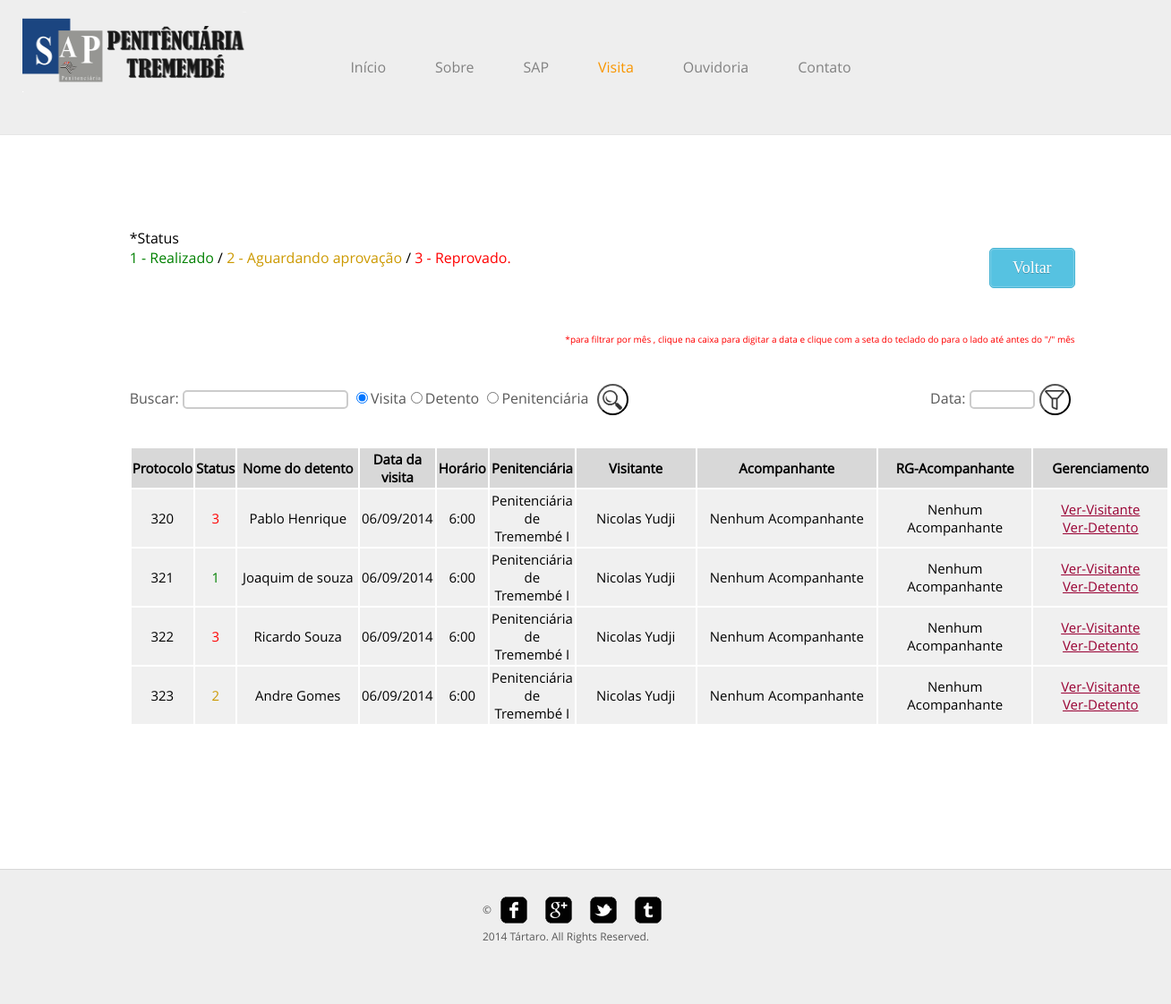
Screenshot of /visita3.php (signed in) with the database file from the repository.
### tables this page shows
CREATE TABLE IF NOT EXISTS `calendariov` (
  `id_calv` int(4) NOT NULL AUTO_INCREMENT,
  `data_calv` varchar(10) NOT NULL,
  `horario_calv` varchar(5) NOT NULL,
  `penit_calv` varchar(35) NOT NULL,
  `id_vis` varchar(20) DEFAULT NULL,
  `id_det` int(4) DEFAULT NULL,
  `acomp_vis` varchar(35) DEFAULT NULL,
  `acomp2_vis` varchar(50) DEFAULT NULL,
  `acomp3_vis` varchar(50) DEFAULT NULL,
  `acomp_rg` varchar(12) DEFAULT NULL,
  `acomp2_rg` varchar(12) DEFAULT NULL,
  `acomp3_rg` varchar(12) DEFAULT NULL,
  `status` int(4) DEFAULT NULL,
  PRIMARY KEY (`id_calv`),
  KEY `id_vis_fk` (`id_vis`),
  KEY `id_det_fk` (`id_det`)
);

CREATE TABLE IF NOT EXISTS `detento` (
  `nome_det` varchar(35) NOT NULL,
  `cpf_det` char(14) NOT NULL,
  `rg_det` varchar(15) NOT NULL,
  `sexo_det` varchar(9) NOT NULL,
  `id_det` int(4) NOT NULL AUTO_INCREMENT,
  `rua_det` varchar(35) NOT NULL,
  `bairro_det` varchar(35) NOT NULL,
  `numero_det` varchar(8) NOT NULL,
  `cep_det` char(9) NOT NULL,
  `uf_det` char(2) NOT NULL,
  `pena_det` varchar(30) NOT NULL,
  `entrada_det` char(10) NOT NULL,
  `saida_det` char(10) NOT NULL,
  `auxilio_det` varchar(3) NOT NULL,
  `autoridade_det` varchar(35) NOT NULL,
  `antecedentes_det` varchar(250) DEFAULT NULL,
  `cidade_det` varchar(35) NOT NULL,
  `dt_nasc_det` char(10) NOT NULL,
  `acusação_det` varchar(50) NOT NULL,
  `telefone_det` varchar(13) NOT NULL,
  `id_pen` int(4) NOT NULL,
  `complemento_det` varchar(50) DEFAULT NULL,
  `pai_det` varchar(35) NOT NULL,
  `mae_det` varchar(35) NOT NULL,
  `cela_det` varchar(4) NOT NULL,
  `bloco_det` varchar(4) NOT NULL,
  `det_estado` varchar(7) NOT NULL,
  `id_cela` int(11) NOT NULL,
  `id_vis` int(4) DEFAULT NULL,
  PRIMARY KEY (`id_det`),
  UNIQUE KEY `cpf_det` (`cpf_det`),
  KEY `id_det` (`id_det`),
  KEY `rua_det` (`rua_det`),
  KEY `id_pen` (`id_pen`),
  KEY `id_cela` (`id_cela`)
);

CREATE TABLE IF NOT EXISTS `visitas` (
  `nome_vis` varchar(35) NOT NULL,
  `cep_vis` varchar(9) NOT NULL,
  `rua_vis` varchar(35) NOT NULL,
  `bairro_vis` varchar(35) NOT NULL,
  `numero_vis` varchar(8) NOT NULL,
  `telefone_vis` varchar(14) NOT NULL,
  `cidade_vis` varchar(35) NOT NULL,
  `email_vis` varchar(35) NOT NULL,
  `senha_vis` varchar(100) NOT NULL,
  `dt_nasc_vis` varchar(10) NOT NULL,
  `uf_vis` varchar(2) NOT NULL,
  `rg_vis` varchar(11) NOT NULL,
  `sexo_vis` varchar(9) NOT NULL,
  `complemento_vis` varchar(50) NOT NULL,
  `id_vis` int(4) NOT NULL AUTO_INCREMENT,
  `cpf_vis` varchar(11) NOT NULL,
  `nivel_vis` int(1) DEFAULT NULL,
  PRIMARY KEY (`id_vis`)
);

### views/visita3.php (the view, shortened to what this page needs)
<?php
include("header.php");
?>
  <div id="header">
			<div class="logo">
				<a href="index.php"></a>
			</div>
			<ul id="navigation">
				<li>
					<a href="index.php">Início</a>
				</li>
				<li>
					<a href="sobre.php">Sobre</a>
				</li>
				<li>
					<a href="sap.php">SAP</a>
				</li>
				<li class="active">
					<a href="visita.php">Visita</a>
				</li>
				<li>
					<a href="ouvidoria.php">Ouvidoria</a>
				</li>
				<li>
					<a href="contato.php">Contato</a>
				</li>
			</ul>
		</div>
	<div id="contents2">
		<div class="features">
		 *Status <br><a style="color:green";>1 - Realizado</a>   /  <a style="color:#CC9900;">2 - Aguardando aprovação</a>    /    <a style="color:red";>3 - Reprovado.</a>
				<div id="logout"  style="float:right;">
				    <form action="visita.php" method="post" style="float:right;">
					<input type="submit" value="Voltar" class="button1" />
					</form>
				</div>
				<br><br><br><br>
			<p style="font-size:10px;color:red;float:right;">*para filtrar por mês , clique na caixa para digitar a data e clique com a seta do teclado do para o lado até  antes do "/" mês</p>
					<form action="visita3.php?acao=buscadv" method="post" style="float:left">
				<p>Buscar:  <input type="text" id="buscar" name="buscar" value=""> <input type="radio" name="busca" value="visita" checked>Visita<input type="radio" name="busca" value="detento">Detento <input type="radio" name="busca" value="penitenciaria">Penitenciária <input type="submit" value="" class="btn2"/></p>
				</form><form action="visita3.php?acao=buscadt" method="post" style="float:right">
				<p>Data:  <input class="datamask" type="text" name="buscar" value="" size="6"><input type="submit" value="" class="btn3"/></p>
				</form>
				<table width="110%" border="0" style="margin-top:10px; font-size:15px;float:lef;">
            	<tr>
								  <th style="background-color:#D8D8D8">Protocolo</th>
				  <th style="padding:1px;background-color:#D8D8D8">Status</th>
                	<th style="padding:2px;background-color:#D8D8D8">Nome do detento</th>
                    <th style="padding:2px;background-color:#D8D8D8">Data da visita</th>
                    <th style="padding:2px;background-color:#D8D8D8">Horário</th>
                    <th style="padding:2px;background-color:#D8D8D8">Penitenciária</th>
					<th style="padding:2px;background-color:#D8D8D8">Visitante</th>
					<th style="padding:2px;background-color:#D8D8D8">Acompanhante</th>
					<th style="padding:2px;background-color:#D8D8D8">RG-Acompanhante</th>
					<th style="padding:2px;background-color:#D8D8D8">Gerenciamento</th>
                </tr>
                <?php
				$data_atual = date("Ymd");
				$buscarvisitas=mysql_query("SELECT *,concat(substring(data_calv,7,4),substring(data_calv,4,2),substring(data_calv,1,2)) as data  from calendariov WHERE concat(substring(data_calv,7,4),substring(data_calv,4,2),substring(data_calv,1,2)) < '$data_atual' OR status='3' order by data asc");
					if(isset($buscarvisitass)){
						$buscavisita=$buscarvisitass;
					}
					else{
					 $buscavisita=$buscarvisitas;
					}
					while($busc=mysql_fetch_array($buscavisita)){
					$id_dete=$busc["id_det"];
				    $id_visi=$busc["id_vis"];
					$buscardet=mysql_query("SELECT * FROM detento where id_det = '$id_dete' ");
					if(isset($buscardett)){
					$buscar =($_POST['buscar']);
					$buscadetento=$buscardett=mysql_query("SELECT * FROM detento where id_det = '$id_dete' and nome_det like '%$buscar%' ");
					}
					else{
					 $buscadetento=$buscardet;
					}
					$buscarvis=mysql_query("SELECT * FROM visitas where id_vis = '$id_visi'");
					while($vis=mysql_fetch_array($buscarvis)){
					while($det=mysql_fetch_array($buscadetento)){
					$status=$busc["status"];
				?>
                <tr style="text-align:center;">
				<td style="background-color:#F0F0F0"><?php echo $busc["id_calv"];?></td>
				<td style="padding:10px;background-color:#F0F0F0"><?php if($status=="1"){$cor="color:green";}else if($status=="2"){$cor="color:#CC9900";}else if($status=="3"){$cor="color:red";}echo"<a style='";echo $cor;echo"'>";echo $busc["status"];echo"</a>";?></td>
                	<td style="width:15%;padding:2px;background-color:#F0F0F0"><?php echo $det["nome_det"];?></td>
                    <td style="padding:2px;background-color:#F0F0F0"><?php echo $busc["data_calv"];?></td>
                    <td style="padding:2px;background-color:#F0F0F0"><?php echo $busc["horario_calv"];?></td>
                    <td style="padding:2px;background-color:#F0F0F0"><?php echo $busc["penit_calv"];?></td>
					<td style="width:15%;padding:2px;background-color:#F0F0F0"><?php echo $vis["nome_vis"];?></td>
					<td style="width:22%;padding:2px;background-color:#F0F0F0"><?php if(empty($busc["acomp_vis"]) && empty($busc["acomp2_vis"]) && empty($busc["acomp3_vis"])){echo "Nenhum Acompanhante" ;}?></td>
					<td style="width:18%;padding:2px;background-color:#F0F0F0"><?php if(empty($busc["acomp_vis"]) && empty($busc["acomp2_vis"]) && empty($busc["acomp3_vis"])){echo "Nenhum Acompanhante" ;}?></td>
					<td style="width:15%;padding:6px;background-color:#F0F0F0"><?php $id_det=$busc["id_det"];$id_vis=$busc["id_vis"];  echo "<a style='padding:3px;color:#990033 ;solid' href=\"visita3.php?acao=mostrar&amp;id_vis=$id_vis#\" class=\"mostrarinfo\" >Ver-Visitante</a>";echo "<br><a  href=\"visita3.php?acao=mostrardet&amp;id_det=$id_det;#\" class=\"mostrardet\" style='padding:3px;color:#990033  ;solid' data-role=\"button\">Ver-Detento</a>";}?></td>
                </tr>
                <?php }} ?>
            </table>
		</div>
	</div>
	<div id="footer">
		<div class="clearfix">
			<div id="connect">
				<a href="http://freewebsitetemplates.com/go/facebook/" target="_blank" class="facebook"></a><a href="http://freewebsitetemplates.com/go/googleplus/" target="_blank" class="googleplus"></a><a href="http://freewebsitetemplates.com/go/twitter/" target="_blank" class="twitter"></a><a href="http://www.freewebsitetemplates.com/misc/contact/" target="_blank" class="tumbler"></a>
			</div>
			<p>
				© 2014 Tártaro. All Rights Reserved.
			</p>
		</div>
	</div>
</body>
</html>

### visita3.php
<?php
include("includes/header.php");
if(isset($logado)){
	include("views/visita3.php");
}else{
	include("views/visitalogin.php");
}
?>

### views/header.php (shortened to what this page needs)
<!DOCTYPE html PUBLIC "-//W3C//DTD XHTML 1.0 Transitional//EN" "http://www.w3.org/TR/xhtml1/DTD/xhtml1-transitional.dtd">
<html xmlns="http://www.w3.org/1999/xhtml">
<head>
	<link rel="stylesheet" href="css/style.css" type="text/css">
    <link rel="stylesheet" href="includes/jquery-ui.css" type="text/css">
</head>
<body>

### css/style.css (style rules this page uses)
body { background-color: #fff; font-family: 'OpenSans'; margin: 0; }
.clearfix:after, #contents:after { clear:both; content:""; display:block; height:1%; line-height:0; visibility:hidden; }
.btn2 { background: url(../images/buscar.jpg) no-repeat; background-size:70%; background-position:center; display: inline-block; float:bottom; height: 35px; width: 35px; text-decoration: none; text-transform: uppercase; border-radius:20px; margin:5px; }
.btn3 { background: url(../images/filtrar.png) no-repeat; background-size:70%; background-position:center; display: inline-block; float:bottom; height: 35px; width: 35px; text-decoration: none; text-transform: uppercase; border-radius:20px; margin:5px; }
#header { background-color: #eee; border-bottom: 1px solid #e6e6e6; padding: 10px 0; }
#header > div, #footer > div { width: 250px; margin: 0 auto; padding: 0 10px; }
#header .logo { margin-top:3px; float: left; margin-right: 1px; }
#header .logo a { background: url(../images/logo4.png) no-repeat center top; background-size:250px 90px; color: #000; display: block; font: 15px/30px 'Play'; height: 40px; width: 280px; padding-top: 68px; text-decoration: none; text-transform: uppercase; }
#navigation { display: inline-block; list-style: none; line-height: 130px; margin: 0 0 0 5% ; padding: 0; }
#navigation li { float: left; width:auto; margin-left:55px; text-align: center; }
#navigation li a { color: #818181; font-size: 16px; line-height: 30px; text-decoration: none; }
#navigation li.active a { color: #f99600; }
#contents2 { margin-top:50px; min-height: 510px; width: 880px; margin-left:8%; padding: 54px 40px; }
p { color: #585858; font-size: 16px; line-height: 29px; margin: 0 0 30px; }
input[type=text] { border:2px solid #ccc; -webkit-border-radius: 5px; border-radius: 5px; }
#contents2 .button1 { float:right; padding: 11px 25px; font-family: 'Bree Serif', serif; font-weight: 300; font-size: 18px; color: #fff; text-shadow: 0px 1px 0 rgba(0,0,0,0.25); background: #56c2e1; border: 1px solid #46b3d3; border-radius: 5px; cursor: pointer; box-shadow: inset 0 0 2px rgba(256,256,256,0.75); -moz-box-shadow: inset 0 0 2px rgba(256,256,256,0.75); -webkit-box-shadow: inset 0 0 2px rgba(256,256,256,0.75); }
#contents2 .features { width: 120%; margin: 0 auto; margin-bottom:12%; }
.features > div { display: inline-block; margin: 0 0 30px; }
#footer { background-color: #eee; border-top: 1px solid #d8d8d8; padding: 30px 0; }
#footer p { font-size: 12px; line-height: 30px; padding-left: 10px; }
#connect { float: right; display: inline-block; margin-right: 30px; }
#connect a { background: url(../images/icons.png) no-repeat; display: inline-block; height: 30px; width: 30px; margin: 0 10px; }
#connect a.googleplus { background-position: 0 -40px; }
#connect a.twitter { background-position: 0 -80px; }
#connect a.tumbler { background-position: 0 -120px; }

### rows the page displays
calendariov: id_calv "320", status "3", data_calv "06/09/2014", horario_calv "6:00", penit_calv "Penitenciária de Tremembé I"
detento: nome_det "Pablo Henrique", id_vis.nome_vis "Nicolas Yudji"
calendariov: id_calv "321", status "1", data_calv "06/09/2014", horario_calv "6:00", penit_calv "Penitenciária de Tremembé I"
detento: nome_det "Joaquim de souza", id_vis.nome_vis "Nicolas Yudji"
calendariov: id_calv "322", status "3", data_calv "06/09/2014", horario_calv "6:00", penit_calv "Penitenciária de Tremembé I"
detento: nome_det "Ricardo Souza", id_vis.nome_vis "Nicolas Yudji"
calendariov: id_calv "323", status "2", data_calv "06/09/2014", horario_calv "6:00", penit_calv "Penitenciária de Tremembé I"
detento: nome_det "Andre Gomes", id_vis.nome_vis "Nicolas Yudji"
